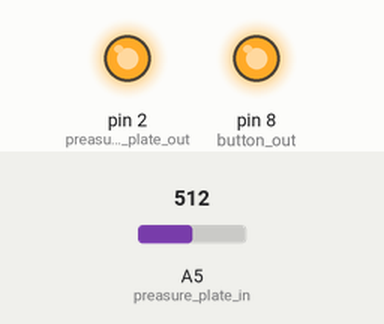
A sketch run on a simulated Arduino Uno, built with avr-gcc and run on an emulated ATmega328P. On the bench: output pins drawn as LEDs (lit = HIGH). Inputs (shaded band) come from the test bench; at power-on: A5 (preasure_plate_in) = 512. What the sketch prints to the serial monitor is not drawn.

Above: at 0.1 s.
Timing chart, 0 to 1.6 s (numbered marks = the images above):
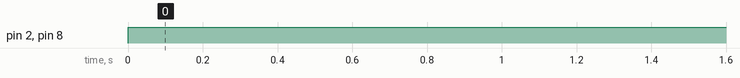

Measured:
- by itself, pin 2 (preasure_plate_out), pin 8 (button_out): LOW → HIGH at 0.00 s

The sketch:

CCU.ino
```cpp
// FINAL VERSION!!!!

const int preasure_plate_in = A5;
const int preasure_plate_out = 2;

const int button_in = 10;
const int button_out = 8;


void setup() {
  // put your setup code here, to run once:
  pinMode(preasure_plate_in, INPUT);
  pinMode(preasure_plate_out, OUTPUT);

  pinMode(button_in, INPUT);
  pinMode(button_out, OUTPUT);

  Serial.begin(9600);
}

void loop() {
  // put your main code here, to run repeatedly:
  digitalWrite(preasure_plate_out, HIGH);
  digitalWrite(button_out, HIGH);

  // Serial.print("Preasure_plate: ");
  // Serial.println(analogRead(preasure_plate_in));

  //Serial.print("button : ");
  //Serial.println(digitalRead(button_in));

  // print 0 for unvalid
  if (analogRead(preasure_plate_in) > 1) {
    Serial.print("0");
    while(analogRead(preasure_plate_in) > 1) {
      delay(200);
    }
  };
  // print 1 for valid

  if (digitalRead(button_in) == HIGH) {
    Serial.print("1");
    digitalWrite(preasure_plate_out, LOW);
    delay(7000);
    digitalWrite(preasure_plate_out, HIGH);
  };

}
```
